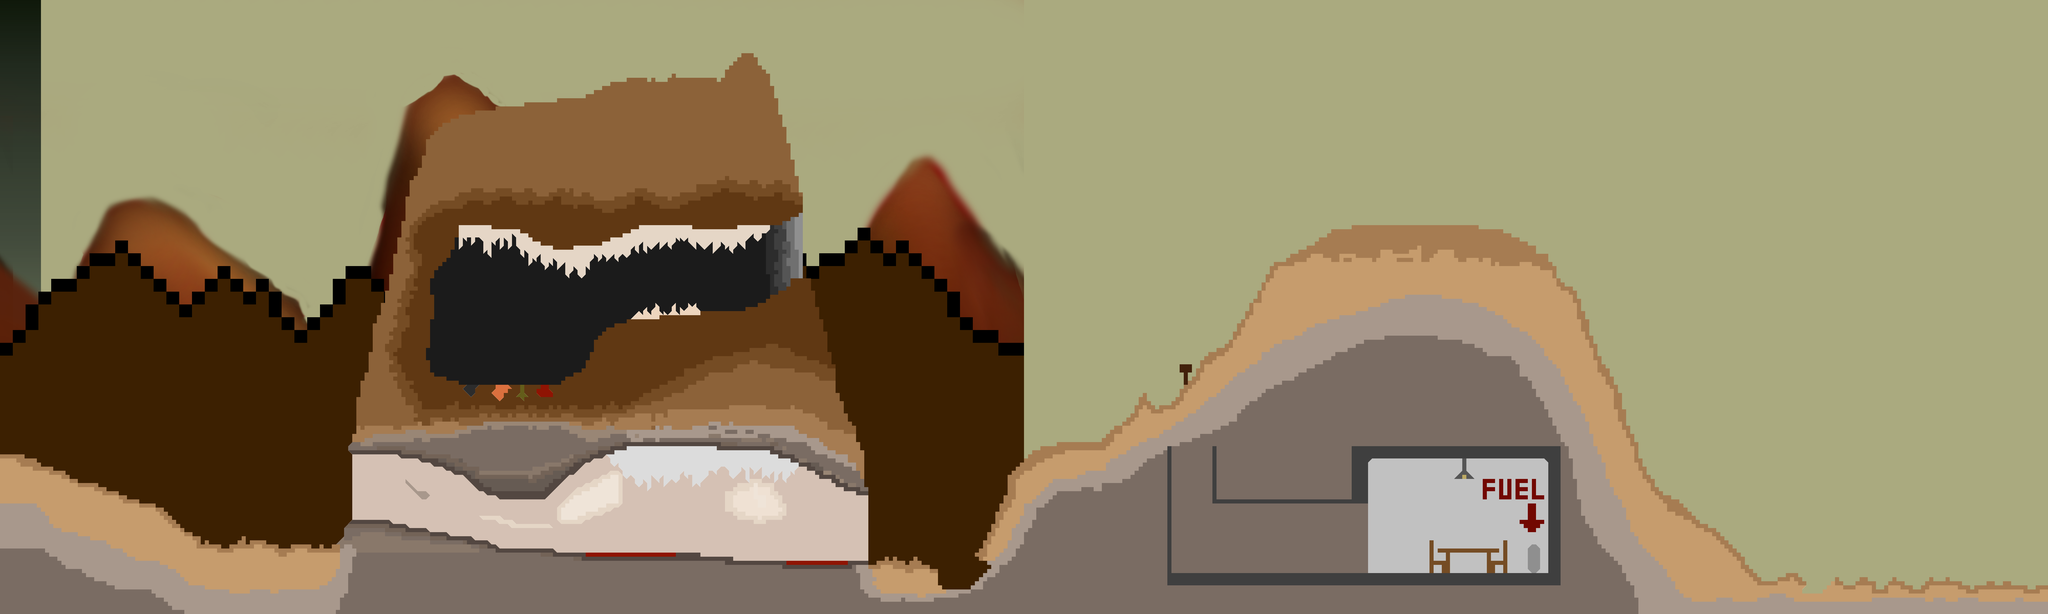

A level layout from a 2D game, rendered from its tile map. Below: a short description, then the map file with tile-grid data replaced by summaries:
An orthogonal 500x150 tile map with 16x16 px tiles, 3 tile layers (layer_02, layer_01, forground), 5 tilesets, 3 image layers and 173 objects (6x SpaceshipPartsEntity, 5x EnvironmentalEnemy, 3x HideEntity, 2x RocketEntity, 2x PlatformEntity, ...).

<map version="1.0" tiledversion="1.1.5" orientation="orthogonal" renderorder="right-down" width="500" height="150" tilewidth="16" tileheight="16" infinite="0" backgroundcolor="#aaaa7f" nextobjectid="255">
 <tileset firstgid="1" name="assets_world_brown" tilewidth="16" tileheight="16" tilecount="50" columns="5">
  <image source="../img/assets/assets_world_brown.png" width="80" height="160" />
 </tileset>
 <tileset firstgid="51" name="assets_world_brown-grey" tilewidth="16" tileheight="16" tilecount="50" columns="5">
  <image source="../img/assets/assets_world_brown-grey.png" width="80" height="160" />
 </tileset>
 <tileset firstgid="101" name="assets_world_red-orange" tilewidth="16" tileheight="16" tilecount="50" columns="5">
  <image source="../img/assets/assets_world_red-orange.png" width="80" height="160" />
 </tileset>
 <tileset firstgid="151" name="assets_world_green-brown" tilewidth="16" tileheight="16" tilecount="50" columns="5">
  <image source="../img/assets/assets_world_green-brown.png" width="80" height="160" />
 </tileset>
 <tileset firstgid="201" name="assets_world_grey" tilewidth="16" tileheight="16" tilecount="50" columns="5">
  <image source="../img/assets/assets_world_grey.png" width="80" height="160" />
 </tileset>
 <imagelayer name="background">
  <image source="../img/background_mars_large.png" width="160" height="2400" />
 </imagelayer>
 <imagelayer name="mountains_large">
  <image source="../img/mountains_large.png" width="4000" height="2400" />
  <properties>
   <property name="ratio" type="float" value="0.25" />
  </properties>
 </imagelayer>
 <imagelayer name="mountains_small">
  <image source="../img/mountains_small.png" width="4000" height="2400" />
  <properties>
   <property name="ratio" type="float" value="0.35" />
  </properties>
 </imagelayer>
 <layer name="layer_02" width="500" height="150">
  <data>[75000 cells, 7329 non-empty, 25 distinct tile ids]</data>
 </layer>
 <layer name="layer_01" width="500" height="150">
  <data>[75000 cells, 22029 non-empty, 60 distinct tile ids]</data>
 </layer>
 <objectgroup name="entities">
  <object id="1" name="mainPlayer" x="6648.33" y="1481.82" width="104" height="164">
   <properties>
    <property name="image" value="main_character" />
    <property name="spriteheight" value="160" />
    <property name="spritewidth" value="120" />
   </properties>
  </object>
  <object id="2" name="EnvironmentalEnemy" x="2289" y="2161" width="351" height="14" />
  <object id="3" name="EnvironmentalEnemy" x="3073" y="2191" width="240" height="17" />
  <object id="20" name="SpaceshipPartsEntity" x="2662" y="222" width="224" height="72">
   <properties>
    <property name="image" value="starfighter_cockpit" />
    <property name="spriteheight" value="72" />
    <property name="spritewidth" value="216" />
   </properties>
  </object>
  <object id="21" name="SpaceshipPartsEntity" x="3672" y="2186" width="208" height="112">
   <properties>
    <property name="image" value="starfighter_body-part1" />
    <property name="spriteheight" value="117" />
    <property name="spritewidth" value="207" />
   </properties>
  </object>
  <object id="22" name="SpaceshipPartsEntity" x="1901" y="2035" width="304" height="112">
   <properties>
    <property name="image" value="starfighter_body-part2" />
    <property name="spriteheight" value="108" />
    <property name="spritewidth" value="306" />
   </properties>
  </object>
  <object id="23" name="SpaceshipPartsEntity" x="7024" y="2218" width="192" height="104">
   <properties>
    <property name="image" value="starfighter_engine" />
    <property name="spriteheight" value="99" />
    <property name="spritewidth" value="189" />
   </properties>
  </object>
  <object id="25" name="friendlyRoboterEntity" x="1794" y="1421" width="396" height="84" />
  <object id="26" name="RocketEntity" x="4185" y="1854" width="64" height="144">
   <properties>
    <property name="height" value="144" />
    <property name="image" value="rocket_sprite" />
    <property name="startAngle" value="0" />
    <property name="startPos" type="int" value="1600" />
    <property name="t" type="int" value="500" />
    <property name="width" value="64" />
   </properties>
  </object>
  <object id="27" name="SpaceshipPartsEntity" x="996" y="1911" width="512" height="224">
   <properties>
    <property name="image" value="starfighter_wing" />
    <property name="spriteheight" value="216" />
    <property name="spritewidth" value="504" />
   </properties>
  </object>
  </objectgroup>
 <objectgroup name="hide">
  <!-- 151 objects omitted --></objectgroup>
 <layer name="forground" width="500" height="150">
  <data>[75000 cells, 365 non-empty, 7 distinct tile ids]</data>
 </layer>
 <objectgroup color="#ff55ff" name="collision">
  <!-- 148 objects omitted --></objectgroup>
</map>
<!-- 163 of 173 objects omitted -->